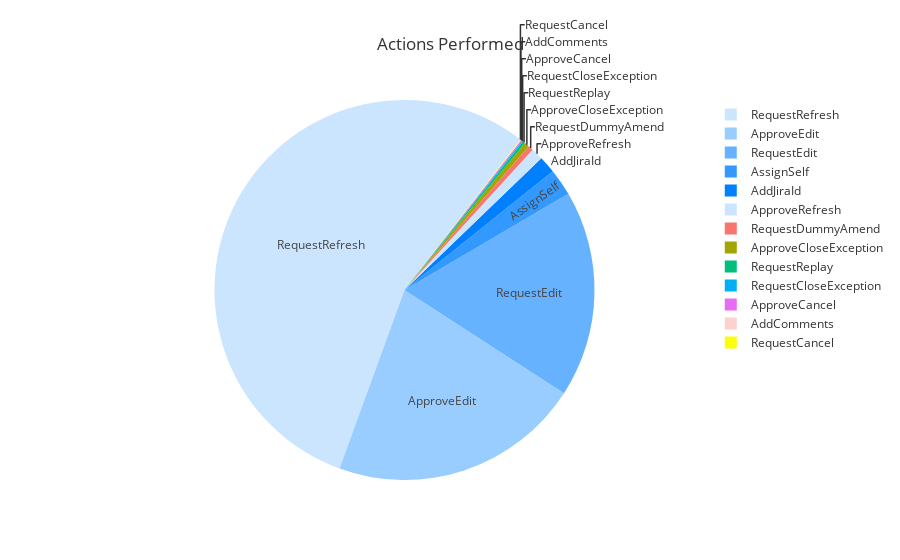

Write notebook code for a chart like this one.
### Code cell
labels = list(''.join(x.split('Tntr')) for x in dff_cn['exceptionManagement.lastAction'].value_counts().index)
values = list(dff_cn['exceptionManagement.lastAction'].value_counts().values)
hovertext = [str(x) + ' (' + str(round(x / sum(values) * 100,2)) + '%)' for x in values]
fig = go.Figure(data=[go.Pie(labels=labels, values=values, text = labels,
                             hovertext=hovertext, 
                             textinfo="text",
                             hoverinfo="text")])


# fig.update_traces(marker = dict(colors = ['#ff9999', '#E5CCFF', '#GCFFCC','#D6DBDF', '#FFCCCC']),rotation=200)
fig.update_traces(marker = dict(colors = ['#CCE5FF', '#99CCFF', '#66B2FF','#3399FF', '#0080FF', '#CCE5FF',]),rotation=200)

# fig.add_annotation(
#     x = -0.2,
#     y = 1.1,
#     text = "Actions Performed by Users in the one month period<br>Count of users: ",
#     showarrow =False,
#     font = dict(size=14, color='blue'),
# )

fig.update_layout(title='Actions Performed',
                 template="ggplot2",
                # uniformtext_minsize=13, uniformtext_mode='hide'
                 )
plotly.offline.plot(fig, filename = 'Actions Performed.html',auto_open=False)

fig.update_layout(height=700,
                 )
fig.show()

### Figure 1 — Plotly figure (JSON) as saved in the notebook; plotly's stock layout.template omitted (floating-point values rounded to 4 significant figures)
{"data": [{"hoverinfo": "text", "hovertext": ["1622 (54.87%)", "633 (21.41%)", "520 (17.59%)", "68 (2.3%)", "43 (1.45%)", "30 (1.01%)", "13 (0.44%)", "12 (0.41%)", "6 (0.2%)", "3 (0.1%)", "3 (0.1%)", "2 (0.07%)", "1 (0.03%)"], "labels": ["RequestRefresh", "ApproveEdit", "RequestEdit", "AssignSelf", "AddJiraId", "ApproveRefresh", "RequestDummyAmend", "ApproveCloseException", "RequestReplay", "RequestCloseException", "ApproveCancel", "AddComments", "RequestCancel"], "marker": {"colors": ["#CCE5FF", "#99CCFF", "#66B2FF", "#3399FF", "#0080FF", "#CCE5FF"]}, "rotation": -160, "text": ["RequestRefresh", "ApproveEdit", "RequestEdit", "AssignSelf", "AddJiraId", "ApproveRefresh", "RequestDummyAmend", "ApproveCloseException", "RequestReplay", "RequestCloseException", "ApproveCancel", "AddComments", "RequestCancel"], "textinfo": "text", "type": "pie", "values": [1622, 633, 520, 68, 43, 30, 13, 12, 6, 3, 3, 2, 1]}], "layout": {"autosize": true, "title": {"text": "Actions Performed"}}}
